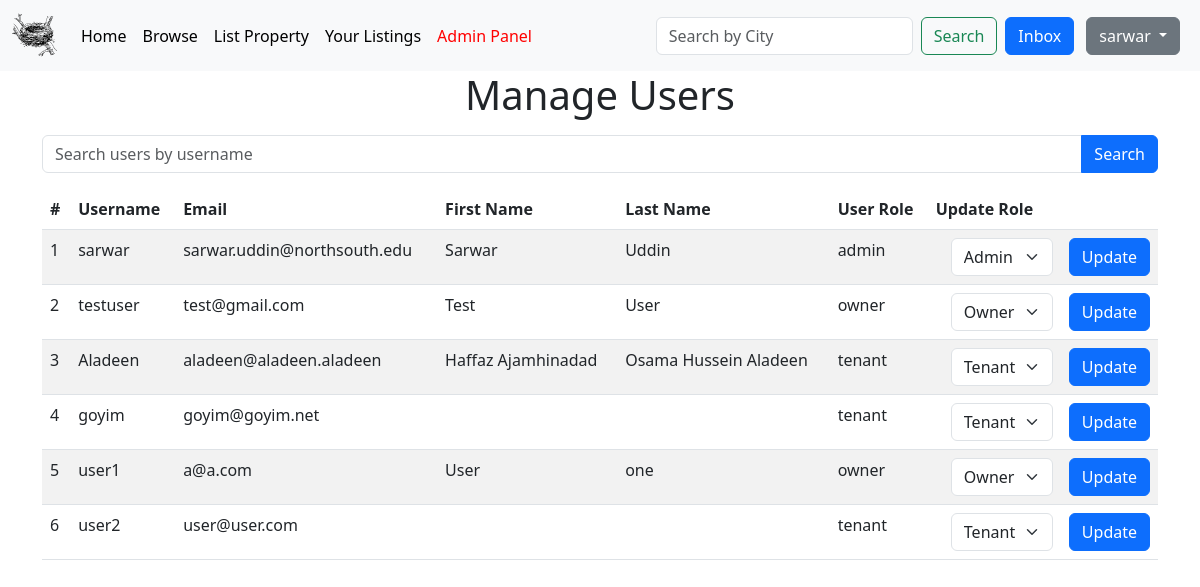
/users.php (signed in), run on the app's committed database.
### tables this page shows
CREATE TABLE `users` (
  `user_id` int(11) NOT NULL,
  `username` varchar(50) NOT NULL,
  `email` varchar(255) NOT NULL,
  `password` varchar(255) NOT NULL,
  `first_name` varchar(50) DEFAULT NULL,
  `last_name` varchar(50) DEFAULT NULL,
  `user_role` enum('tenant','owner','admin') NOT NULL
);

### src/users.php (called while the page is built, shortened)
<?php
require_once ('../config/connection.php');
$searchQuery = '';
if (isset($_POST['search'])) {
    $searchQuery = $_POST['search'];
    $query = "SELECT * FROM users WHERE username LIKE '%$searchQuery%'";
    $result = mysqli_query($conn, $query);
    $users = mysqli_fetch_all($result, MYSQLI_ASSOC);
} else {
    $query = "SELECT * FROM users";
    $result = mysqli_query($conn, $query);
    $users = mysqli_fetch_all($result, MYSQLI_ASSOC);
}
?>

### public/users.php (the view, shortened to what this page needs)
<?php require_once('../src/users.php'); ?>
<!DOCTYPE html>
<html>
<head>
    <link href="https://cdn.jsdelivr.net/npm/bootstrap@5.3.0-alpha3/dist/css/bootstrap.min.css" rel="stylesheet">
</head>
<body>
<?php require_once('../src/inc/navbar.php'); ?>
    <div class="container">
        <h1 class="mb-3 text-center" style="margin-top: 00px">Manage Users</h1>
        <form method="post" class="mb-3">
            <div class="input-group">
                <input type="text" class="form-control" name="search" placeholder="Search users by username" value="<?= $searchQuery ?>">
                <button type="submit" class="btn btn-primary">Search</button>
            </div>
        </form>
        <table class="table table-striped">
            <thead>
                <tr>
                    <th>#</th>
                    <th>Username</th>
                    <th>Email</th>
                    <th>First Name</th>
                    <th>Last Name</th>
                    <th>User Role</th>
                    <th>Update Role</th>
                </tr>
            </thead>
            <tbody>
                <?php foreach ($users as $user): ?>
                    <tr>
                        <td><?= $user['user_id'] ?></td>
                        <td><?= $user['username'] ?></td>
                        <td><?= $user['email'] ?></td>
                        <td><?= $user['first_name'] ?></td>
                        <td><?= $user['last_name'] ?></td>
                        <td><?= $user['user_role'] ?></td>
                        <td>
                            <form method="post" class="d-flex justify-content-end">
                                <div class="me-3">
                                    <select name="user_role" class="form-select">
                                        <option value="admin" <?= ($user['user_role'] === 'admin') ? 'selected' : '' ?>>Admin</option>
                                        <option value="owner" <?= ($user['user_role'] === 'owner') ? 'selected' : '' ?>>Owner</option>
                                        <option value="tenant" <?= ($user['user_role'] === 'tenant') ? 'selected' : '' ?>>Tenant</option>
                                    </select>
                                </div>
                                <button type="submit" class="btn btn-primary">Update</button>
                            </form>
                        </td>
                    </tr>
                <?php endforeach; ?>
            </tbody>
        </table>
    </div>
</body>
</html>

### data on the page
users: user_id "1", username "sarwar", email "sarwar.uddin@northsouth.edu", first_name "Sarwar", last_name "Uddin", user_role "admin", user_role "Admin"
users: user_id "2", username "testuser", email "test@gmail.com", first_name "Test", last_name "User", user_role "owner", user_role "Owner"
users: user_id "3", username "Aladeen", email "aladeen@aladeen.aladeen", first_name "Haffaz Ajamhinadad", last_name "Osama Hussein Aladeen", user_role "tenant", user_role "Tenant"
users: user_id "4", username "goyim", email "goyim@goyim.net", user_role "tenant", user_role "Tenant"
users: user_id "5", username "user1", email "a@a.com", first_name "User", last_name "one", user_role "owner", user_role "Owner"
users: user_id "6", username "user2", email "user@user.com", user_role "tenant", user_role "Tenant"

### other printed values
$_SESSION['username'] "sarwar"
